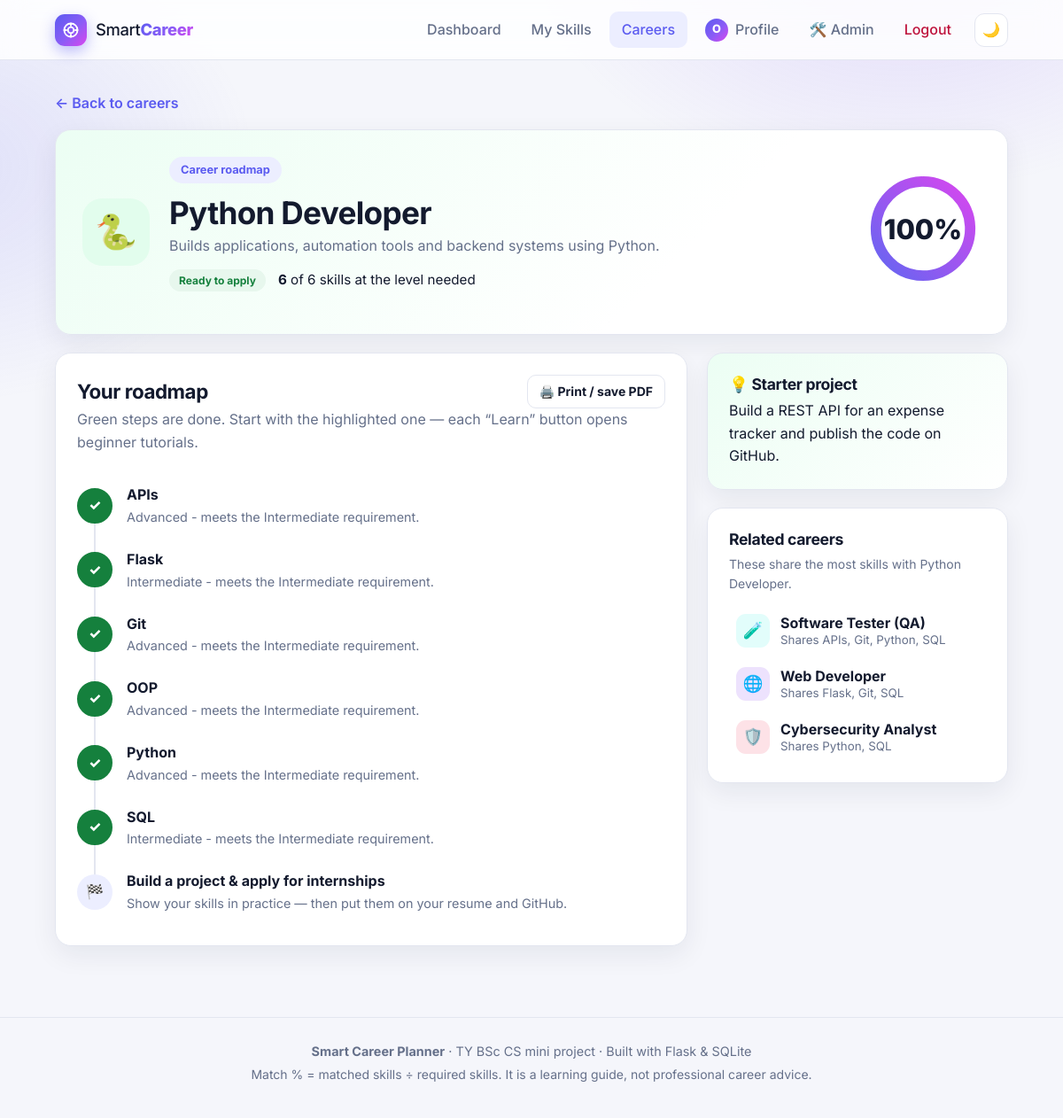
The page /career/python-developer (signed in) on the database its author committed.
### tables this page shows
CREATE TABLE users (
    id INTEGER PRIMARY KEY AUTOINCREMENT,
    name TEXT NOT NULL,
    email TEXT UNIQUE NOT NULL,
    password TEXT NOT NULL,
    course TEXT DEFAULT 'BSc Computer Science',
    year TEXT DEFAULT 'TY',
    created_at TEXT,
    last_login TEXT,
    is_admin INTEGER DEFAULT 0
);

CREATE TABLE careers (
    id INTEGER PRIMARY KEY AUTOINCREMENT,
    name TEXT UNIQUE NOT NULL,
    slug TEXT UNIQUE NOT NULL,
    icon TEXT DEFAULT '💼',
    hue INTEGER DEFAULT 220,
    description TEXT DEFAULT '',
    project TEXT DEFAULT ''
);

CREATE TABLE career_skills (
    career_id INTEGER NOT NULL,
    skill_id INTEGER NOT NULL,
    required_level INTEGER NOT NULL DEFAULT 2,
    PRIMARY KEY (career_id, skill_id),
    FOREIGN KEY(career_id) REFERENCES careers(id) ON DELETE CASCADE,
    FOREIGN KEY(skill_id) REFERENCES skills(id) ON DELETE CASCADE
);

CREATE TABLE skills (
    id INTEGER PRIMARY KEY AUTOINCREMENT,
    name TEXT UNIQUE NOT NULL,
    category_id INTEGER NOT NULL,
    description TEXT DEFAULT '',
    weeks_low INTEGER DEFAULT 2,
    weeks_high INTEGER DEFAULT 4,
    FOREIGN KEY(category_id) REFERENCES skill_categories(id)
);

### app/main.py (the view)
@bp.route("/career/<slug>")
@login_required
def career_detail(slug):
    career = models.get_career_by_slug(slug)
    if career is None:
        abort(404)
    recs, levels = _build_recommendations(g.user["id"])
    scored = next(r for r in recs if r["slug"] == slug)
    steps = []
    for e in sorted(scored["matched"], key=lambda x: x["name"]):
        steps.append({"skill": e["name"], "state": "done", "have": e["have_level"], "need": e["required_level"]})
    remaining = sorted(scored["partial"] + scored["missing"], key=lambda x: (-x["contribution"], x["name"]))
    for i, e in enumerate(remaining):
        steps.append({"skill": e["name"], "state": "current" if i == 0 else "todo",
                      "have": e["have_level"], "need": e["required_level"]})
    return render_template("career_detail.html", career=scored, steps=steps,
                           related=scoring.related_careers(recs, career["name"]))

### app/auth.py (called while the page is built)
@bp.before_app_request
def load_user():
    g.user = None
    if request.endpoint == "static":
        return
    user_id = session.get("user_id")
    if not user_id:
        return
    g.user = models.get_db().execute("SELECT * FROM users WHERE id=?", (user_id,)).fetchone()
    if g.user is None:
        session.pop("user_id", None)

@bp.before_app_request
def csrf_protect():
    if request.method == "POST":
        sent = request.form.get("_csrf", "")
        if not sent or not secrets.compare_digest(sent, session.get("_csrf", "")):
            abort(400)

def login_required(view):
    @wraps(view)
    def wrapped(*args, **kwargs):
        if g.user is None:
            flash("Please log in to continue.", "info")
            return redirect(url_for("auth.login"))
        return view(*args, **kwargs)
    return wrapped

### app/main.py (called while the page is built)
def _requirements_by_career(careers):
    return {c["id"]: models.get_career_requirements(c["id"]) for c in careers}

def _build_recommendations(user_id):
    careers = models.get_all_careers()
    reqs = _requirements_by_career(careers)
    levels = models.get_user_levels(user_id)
    return scoring.recommendations(careers, reqs, levels), levels

### app/models.py (called while the page is built)
def get_db():
    if "db" not in g:
        g.db = sqlite3.connect(current_app.config["DATABASE"])
        g.db.row_factory = sqlite3.Row
        g.db.execute("PRAGMA foreign_keys = ON")
    return g.db

def get_all_careers():
    return get_db().execute("SELECT * FROM careers ORDER BY name").fetchall()

def get_career_by_slug(slug):
    return get_db().execute("SELECT * FROM careers WHERE slug=?", (slug,)).fetchone()

def get_career_requirements(career_id):
    return get_db().execute(
        """SELECT cs.skill_id, cs.required_level, s.name, s.description, s.weeks_low, s.weeks_high
           FROM career_skills cs JOIN skills s ON s.id = cs.skill_id
           WHERE cs.career_id=? ORDER BY cs.required_level DESC, s.name""", (career_id,)).fetchall()

def get_user_levels(user_id):
    rows = get_db().execute("SELECT skill_id, level FROM user_skills WHERE user_id=?", (user_id,)).fetchall()
    return {r["skill_id"]: r["level"] for r in rows}

### app/scoring.py (called while the page is built)
def readiness(score):
    if score >= 100:
        return LEVELS[4]
    if score >= 75:
        return LEVELS[3]
    if score >= 50:
        return LEVELS[2]
    if score >= 25:
        return LEVELS[1]
    return LEVELS[0]

### templates/career_detail.html (shortened to what this page needs)
{% extends "base.html" %}
{% from "_macros.html" import ring %}
{% block content %}
<a class="back" href="{{ url_for('main.careers') }}">← Back to careers</a>
<section class="card detail-header" style="--hue:{{ career.hue }}">
    <div class="dh-main">
        <span class="career-icon lg">{{ career.icon }}</span>
        <div>
            <span class="badge">Career roadmap</span>
            <h1>{{ career.name }}</h1>
            <p class="muted">{{ career.description }}</p>
            <div class="tm-meta">
                <span class="pill lvl-{{ career.level_index }}">{{ career.level }}</span>
                <span><b>{{ career.matched|length }}</b> of {{ career.total }} skills at the level needed</span>
            </div>
        </div>
    </div>
    <div class="dh-ring">{{ ring(career.score, 130) }}</div>
</section>
<div class="detail-layout">
    <section class="card">
        <div class="card-top">
            <h2>Your roadmap</h2>
            <button type="button" class="btn small secondary no-print" onclick="window.print()">🖨️ Print / save PDF</button>
        </div>
        <p class="muted">Green steps are done. Start with the highlighted one — each “Learn” button opens beginner tutorials.</p>
        <ol class="roadmap">
            {% for step in steps %}
            <li class="step {{ step.state }}">
                <div class="road-dot">{{ '✓' if step.state == 'done' else loop.index }}</div>
                <div class="step-body">
                    <strong>{{ step.skill }}</strong>
                    {% if step.state == 'done' %}<p>{{ level_name(step.have) }} - meets the {{ level_name(step.need) }} requirement.</p>
                    {% elif step.state == 'current' %}<p>Start here — {% if step.have > 0 %}you're {{ level_name(step.have) }}, reach {{ level_name(step.need) }}.{% else %}reach {{ level_name(step.need) }}.{% endif %}</p>
                    {% else %}<p>{% if step.have > 0 %}You're {{ level_name(step.have) }} — reach {{ level_name(step.need) }} next.{% else %}Not started — this career wants {{ level_name(step.need) }}.{% endif %}</p>{% endif %}
                </div>
            </li>
            {% endfor %}
            <li class="step final">
                <div class="road-dot">🏁</div>
                <div class="step-body"><strong>Build a project &amp; apply for internships</strong><p>Show your skills in practice — then put them on your resume and GitHub.</p></div>
            </li>
        </ol>
    </section>
    <aside>
        <section class="card project-card" style="--hue:{{ career.hue }}">
            <h3>💡 Starter project</h3>
            <p>{{ career.project }}</p>
        </section>
        <section class="card no-print">
            <h3>Related careers</h3>
            <p class="muted small">These share the most skills with {{ career.name }}.</p>
            <ul class="related-list">
                {% for r in related %}
                <li>
                    <a href="{{ url_for('main.career_detail', slug=r.slug) }}">
                        <span class="career-icon sm" style="--hue:{{ r.hue }}">{{ r.icon }}</span>
                        <span><strong>{{ r.name }}</strong><small class="muted">Shares {{ r.shared|join(', ') }}</small></span>
                    </a>
                </li>
                {% endfor %}
            </ul>
        </section>
    </aside>
</div>
{% endblock %}

### templates/base.html (shortened to what this page needs)
<!DOCTYPE html>
<html lang="en">
<head>
    <link rel="stylesheet" href="{{ url_for('static', filename='style.css') }}">
</head>
<body>
<header class="navbar">
    <div class="nav-inner">
        <a class="brand" href="{{ url_for('main.index') }}">
            <span class="logo">
                <svg viewBox="0 0 24 24" width="20" height="20" fill="none" stroke="currentColor" stroke-width="2.2" stroke-linecap="round" stroke-linejoin="round"><circle cx="12" cy="12" r="9"/><circle cx="12" cy="12" r="4"/><path d="M12 3v3M12 18v3M3 12h3M18 12h3"/></svg>
            </span>
            <span>Smart<b>Career</b></span>
        </a>
        {% set ep = request.endpoint %}
        <nav class="navlinks" id="navLinks">
            {% if g.user %}
            <a href="{{ url_for('main.dashboard') }}" class="{{ 'active' if ep == 'main.dashboard' }}">Dashboard</a>
            <a href="{{ url_for('main.skills') }}" class="{{ 'active' if ep == 'main.skills' }}">My Skills</a>
            <a href="{{ url_for('main.careers') }}" class="{{ 'active' if ep in ('main.careers', 'main.career_detail') }}">Careers</a>
            <a href="{{ url_for('main.profile') }}" class="nav-profile {{ 'active' if ep == 'main.profile' }}">
                <span class="avatar sm">{{ g.user['name'][:1]|upper }}</span> Profile
            </a>
            {% if g.user['is_admin'] %}
            <a href="{{ url_for('admin.dashboard') }}" class="{{ 'active' if ep and ep.startswith('admin.') }}">🛠️ Admin</a>
            {% endif %}
            <a class="logout" href="{{ url_for('auth.logout') }}">Logout</a>
            {% else %}
            <a href="{{ url_for('auth.login') }}" class="{{ 'active' if ep == 'auth.login' }}">Login</a>
            <a class="btn small" href="{{ url_for('auth.register') }}">Register</a>
            {% endif %}
            <button class="icon-btn" id="themeToggle" type="button" aria-label="Toggle dark mode" title="Toggle dark mode">
                <span class="i-moon">🌙</span><span class="i-sun">☀️</span>
            </button>
        </nav>
    </div>
</header>
<main class="container">
    {% block content %}{% endblock %}
</main>
<footer class="footer">
    <p><b>Smart Career Planner</b> · TY BSc CS mini project · Built with Flask &amp; SQLite</p>
    <p class="small muted">Match % = matched skills ÷ required skills. It is a learning guide, not professional career advice.</p>
</footer>
</body>
</html>

### rows shown on the page
users: name "O"
careers: icon "🐍", name "Python Developer", description "Builds applications, automation tools and backend systems using Python.", project "Build a REST API for an expense tracker and publish the code on GitHub."
career_skills: state "✓", skill "APIs", level_name "Advanced", level_name "Intermediate"
career_skills: state "✓", skill "Flask", level_name "Intermediate"
career_skills: state "✓", skill "Git", level_name "Advanced", level_name "Intermediate"
career_skills: state "✓", skill "OOP", level_name "Advanced", level_name "Intermediate"
career_skills: state "✓", skill "Python", level_name "Advanced", level_name "Intermediate"
career_skills: state "✓", skill "SQL", level_name "Intermediate"
careers: {{ r.hue }} 175 (drawn), icon "🧪", name "Software Tester (QA)", shared "APIs, Git, Python, SQL"
careers: {{ r.hue }} 265 (drawn), icon "🌐", name "Web Developer", shared "Flask, Git, SQL"
careers: {{ r.hue }} 350 (drawn), icon "🛡️", name "Cybersecurity Analyst", shared "Python, SQL"

### other values the page prints
{{ career.level }} "Ready to apply"
{{ career.matched|length }} "6"
{{ career.total }} "6"
{{ score }} "100"
